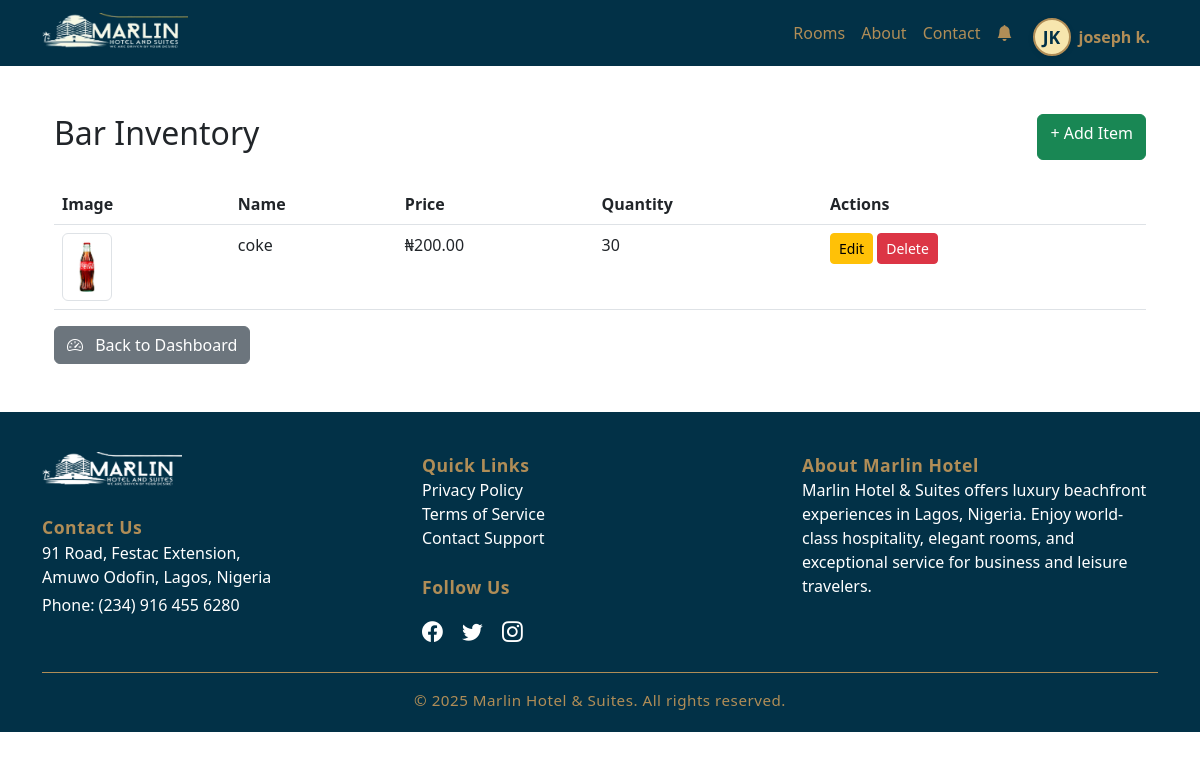
The page /bar/items (signed in) on the database as committed earlier.
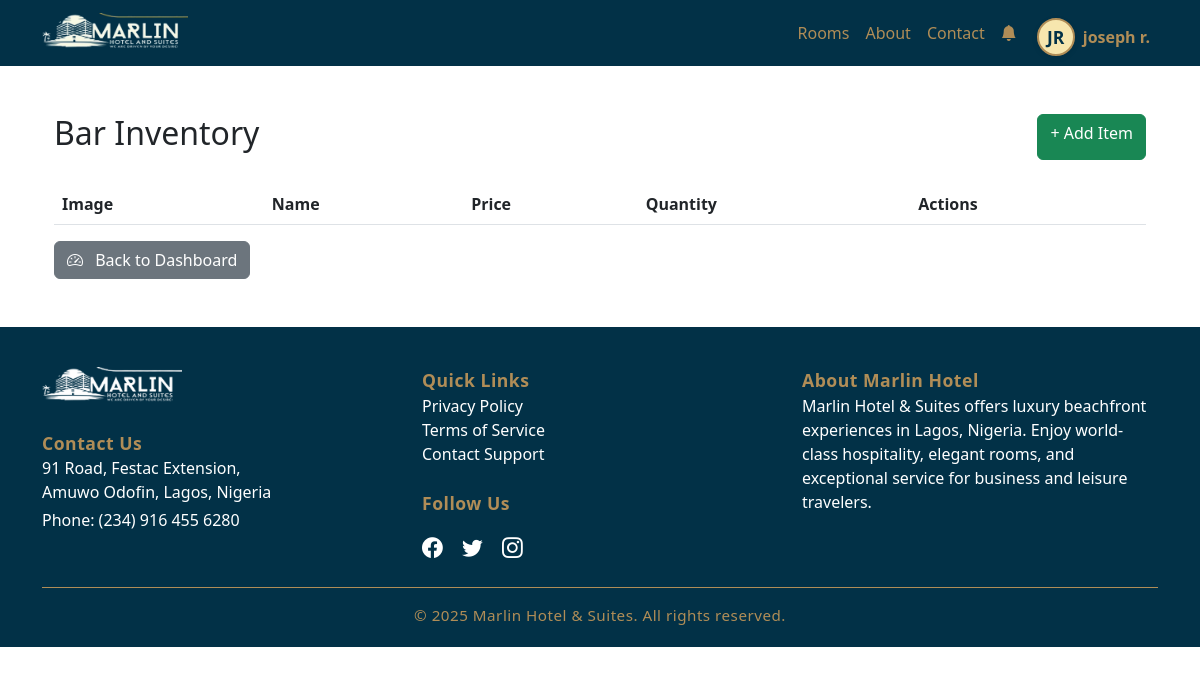
The same page on the database as committed later.
### models.py (models this page shows, shortened)
class User(db.Model, UserMixin):
    id = db.Column(db.Integer, primary_key=True)
    first_name = db.Column(db.String(64), nullable=False, unique=True)
    last_name = db.Column(db.String(64), nullable=False, unique=True)
    phone_number = db.Column(db.String(20), nullable=False)
    email = db.Column(db.String(120), nullable=False, unique=True)
    password = db.Column(db.String(256), nullable=False)
    last_login = db.Column(db.DateTime, default=datetime.now(timezone.utc))
    otp = db.Column(db.String(6), nullable=True)
    otp_expiry = db.Column(db.DateTime, nullable=True)
    created_at = db.Column(db.DateTime, default=datetime.utcnow)
    updated_at = db.Column(db.DateTime, default=datetime.utcnow, onupdate=datetime.utcnow)
    email_verified = db.Column(db.Boolean, default=False)
    status = db.Column(db.String(20), default='pending')
    approved_by = db.Column(db.Integer, db.ForeignKey('user.id'))
    is_main_admin = db.Column(db.Boolean, default=False)
    approved_by_user = db.relationship(
        'User',
        remote_side=[id],
        foreign_keys=[approved_by],
        uselist=False
    )
    roles = db.relationship('Role', secondary=user_roles, backref=db.backref('users', lazy='dynamic'))
    notifications = db.relationship('Notification', back_populates='user', lazy='dynamic')
    bookings = db.relationship('Booking', backref='user', lazy=True)
    reports = db.relationship('Report', backref='user', lazy='dynamic')
    feedbacks = db.relationship('Feedback', backref='user', lazy=True)
    reported_issues = db.relationship(
        'MaintenanceRequest',
        back_populates='reported_by',
        overlaps="reporter,reported_issues",
        foreign_keys='MaintenanceRequest.reported_by_id'
    )
    def has_role(self, role_name):
        return any(role.name == role_name for role in self.roles)
    def unread_notifications(self):
        return Notification.query.filter_by(
            user_id=self.id,
            is_read=False
        ).count()

class BarItem(db.Model):
    __tablename__ = 'bar_item'
    id = db.Column(db.Integer, primary_key=True)
    name = db.Column(db.String(100), nullable=False, index=True)
    description = db.Column(db.Text)
    price = db.Column(db.Numeric(10, 2), nullable=False)
    quantity = db.Column(db.Integer, default=0)
    created_at = db.Column(db.DateTime, default=datetime.utcnow)
    updated_at = db.Column(db.DateTime, default=datetime.utcnow, onupdate=datetime.utcnow)
    image = db.Column(db.String(255), nullable=True)  # Add this field

### app.py (the view)
@app.route('/bar/items')
@role_required(['super_admin', 'staff', 'bar_manager'])
def bar_items():
    bar_items = BarItem.query.all()
    return render_template('bar_items.html', bar_items=bar_items)

### app.py (called while the page is built)
def role_required(allowed_roles):
    def decorator(f):
        @wraps(f)
        @login_required
        def decorated_function(*args, **kwargs):
            if not any(current_user.has_role(role) for role in allowed_roles):
                abort(403)
            return f(*args, **kwargs)
        return decorated_function
    return decorator

@login_manager.user_loader
def load_user(user_id):
    return db.session.get(User, int(user_id))

@app.context_processor
def inject_notifications():
    if current_user.is_authenticated:
        notifications = Notification.query.filter_by(
            user_id=current_user.id
        ).order_by(Notification.created_at.desc()).limit(3).all()
        return dict(user_notifications=notifications)  # Changed to user_notifications
    return dict(user_notifications=[])

def format_currency(value, currency="₦"):
    try:
        return f"{currency}{float(value):,.2f}"
    except (ValueError, TypeError):
        return "N/A"

@app.context_processor
def inject_timedelta():
    return dict(timedelta=timedelta)

### templates/bar_items.html (shortened to what this page needs)
{% extends "base.html" %}
{% block content %}
<div class="container mt-4">
    <div class="d-flex justify-content-between mb-4">
        <h2>Bar Inventory</h2>
        <a href="{{ url_for('add_bar_item') }}" class="btn btn-success">+ Add Item</a>
    </div>
    <table class="table table-hover">
        <thead>
            <tr>
                <th>Image</th>
                <th>Name</th>
                <th>Price</th>
                <th>Quantity</th>
                <th>Actions</th>
            </tr>
        </thead>
        <tbody>
            {% for item in bar_items %}
            <tr>
                <td>
                    {% if item.image %}
                    <img src="{{ url_for('static', filename='bar_items/' + item.image) }}"
                         width="50" height="50" class="img-thumbnail">
                    {% else %}
                    <div class="bg-light border rounded" style="width:50px;height:50px"></div>
                    {% endif %}
                </td>
                <td>{{ item.name }}</td>
                <td>{{ item.price|format_currency }}</td>
                <td>{{ item.quantity }}</td>
                <td>
                    <a href="{{ url_for('edit_bar_item', item_id=item.id) }}" class="btn btn-sm btn-warning">Edit</a>
                    <form method="POST" action="{{ url_for('delete_bar_item', item_id=item.id) }}" class="d-inline">
                        <button type="submit" class="btn btn-sm btn-danger">Delete</button>
                    </form>
                </td>
            </tr>
            {% endfor %}
        </tbody>
    </table>
    <a class="btn btn-secondary" href="{{ url_for('bar_dashboard') }}">
        <i class="bi bi-speedometer2 me-2"></i> Back to Dashboard
    </a>
</div>
{% endblock %}

### templates/base.html (shortened to what the changed rows need)
<!DOCTYPE html>
<html lang="en">
<head>
    <link rel="stylesheet" href="https://cdnjs.cloudflare.com/ajax/libs/font-awesome/6.4.0/css/all.min.css">
    <link rel="stylesheet" href="https://cdn.jsdelivr.net/npm/bootstrap@5.3.0/dist/css/bootstrap.min.css">
    <link rel="stylesheet" href="https://cdn.jsdelivr.net/npm/bootstrap-icons@1.11.1/font/bootstrap-icons.css">
    <link rel="stylesheet" href="https://cdnjs.cloudflare.com/ajax/libs/font-awesome/5.15.3/css/all.min.css">
    <link rel="stylesheet" href="https://cdnjs.cloudflare.com/ajax/libs/font-awesome/6.4.0/css/all.min.css">
    <link href="https://cdn.jsdelivr.net/npm/bootstrap@5.3.0/dist/css/bootstrap.min.css" rel="stylesheet">
    <link rel="stylesheet" href="https://cdnjs.cloudflare.com/ajax/libs/font-awesome/6.4.0/css/all.min.css">
</head>
<body>
    <nav class="navbar navbar-expand-lg navbar-dark royal-blue-bg">
        <div class="container">
            <div class="collapse navbar-collapse" id="navbarNav">
                <ul class="navbar-nav ms-auto align-items-center">
                    {% if current_user.is_authenticated %}
                        <li class="nav-item position-relative">
                            <a class="nav-link metallic-gold" href="{{ url_for('all_notifications') }}">
                                <i class="bi bi-bell-fill me-1"></i>
                            </a>
                        </li>
                        <li class="nav-item dropdown">
                            <a class="nav-link user-dropdown-trigger dropdown-toggle d-flex align-items-center metallic-gold"
                               href="#" id="userDropdown" role="button" data-bs-toggle="dropdown" aria-expanded="false">
                                <span class="user-initials-circle me-2">
                                    {% set initials = (current_user.first_name[0] if current_user.first_name else '') ~ (current_user.last_name[0] if current_user.last_name else '') %}
                                    {{ initials.upper() }}
                                </span>
                                <span class="fw-bold">
                                    {{ current_user.first_name }}{% if current_user.last_name %} {{ current_user.last_name[0] }}.{% endif %}
                                </span>
                            </a>
                        </li>
                    {% else %}
                        <li class="nav-item"><a class="nav-link metallic-gold" href="{{ url_for('login') }}">Login</a></li>
                        <li class="nav-item"><a class="nav-link metallic-gold" href="{{ url_for('register') }}">Register</a></li>
                    {% endif %}
                </ul>
            </div>
        </div>
    </nav>
    <main class="container my-5">
        {% block content %}{% endblock %}
    </main>
    <link rel="stylesheet" href="https://cdn.jsdelivr.net/npm/flatpickr/dist/flatpickr.min.css">
</body>
</html>

Rows that differ between the two databases and show on the page:
removed BarItem: image (picture), name "coke", price "₦200.00", quantity "30"
changed User "joseph": last_name "k" → "r"
Other text that changed with them:
{{ initials.upper() }}: "JK" → "JR"
